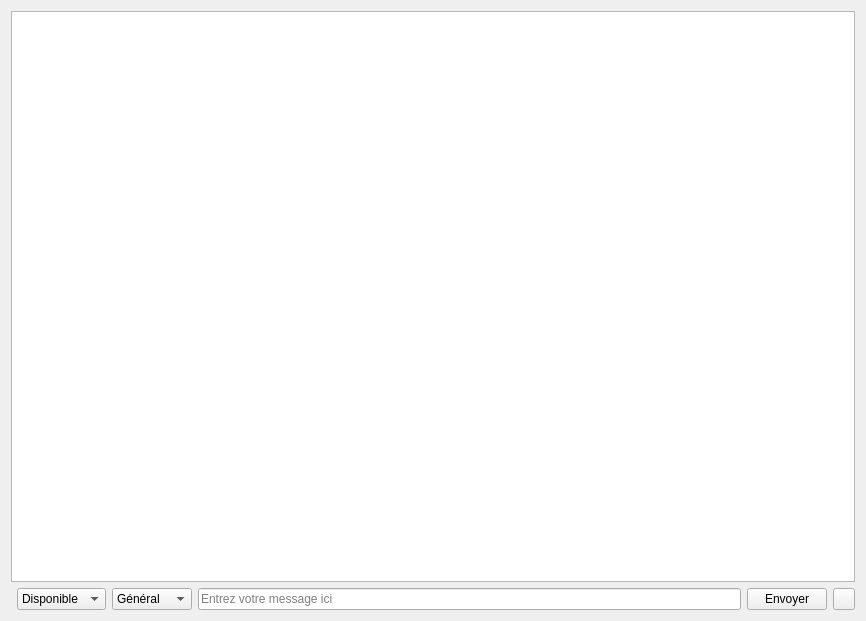
<?xml version="1.0" encoding="UTF-8"?>
<ui version="4.0">
 <class>DetailsConsole</class>
 <widget class="QWidget" name="DetailsConsole">
  <property name="geometry">
   <rect>
    <x>0</x>
    <y>0</y>
    <width>866</width>
    <height>621</height>
   </rect>
  </property>
  <property name="sizePolicy">
   <sizepolicy hsizetype="Expanding" vsizetype="Expanding">
    <horstretch>0</horstretch>
    <verstretch>0</verstretch>
   </sizepolicy>
  </property>
  <property name="windowTitle">
   <string>Console</string>
  </property>
  <layout class="QGridLayout" name="gridLayout">
   <item row="2" column="2">
    <widget class="QComboBox" name="comboBoxChannel">
     <property name="minimumSize">
      <size>
       <width>80</width>
       <height>0</height>
      </size>
     </property>
     <item>
      <property name="text">
       <string>Général</string>
      </property>
     </item>
     <item>
      <property name="text">
       <string>Guilde</string>
      </property>
     </item>
     <item>
      <property name="text">
       <string>Groupe</string>
      </property>
     </item>
     <item>
      <property name="text">
       <string>Alliance</string>
      </property>
     </item>
     <item>
      <property name="text">
       <string>Équipe</string>
      </property>
     </item>
    </widget>
   </item>
   <item row="1" column="0" colspan="6">
    <widget class="QTextEdit" name="textEdit">
     <property name="minimumSize">
      <size>
       <width>200</width>
       <height>150</height>
      </size>
     </property>
     <property name="readOnly">
      <bool>true</bool>
     </property>
    </widget>
   </item>
   <item row="2" column="5">
    <widget class="QPushButton" name="pushButtonEmote">
     <property name="maximumSize">
      <size>
       <width>22</width>
       <height>22</height>
      </size>
     </property>
     <property name="toolTip">
      <string>Smileys</string>
     </property>
     <property name="icon">
      <iconset resource="../../resources/icons.qrc">
       <normaloff>:/icons/icons/smile.png</normaloff>:/icons/icons/smile.png</iconset>
     </property>
     <property name="iconSize">
      <size>
       <width>16</width>
       <height>16</height>
      </size>
     </property>
    </widget>
   </item>
   <item row="2" column="3">
    <widget class="QLineEdit" name="lineEditChatMessage">
     <property name="minimumSize">
      <size>
       <width>100</width>
       <height>0</height>
      </size>
     </property>
     <property name="toolTip">
      <string>Entrez votre message ici</string>
     </property>
     <property name="placeholderText">
      <string>Entrez votre message ici</string>
     </property>
     <property name="clearButtonEnabled">
      <bool>true</bool>
     </property>
    </widget>
   </item>
   <item row="2" column="1">
    <widget class="QComboBox" name="comboBoxStatus">
     <property name="minimumSize">
      <size>
       <width>80</width>
       <height>0</height>
      </size>
     </property>
     <property name="toolTip">
      <string>Statut du personnage</string>
     </property>
     <property name="currentText">
      <string>Disponible</string>
     </property>
     <item>
      <property name="text">
       <string>Disponible</string>
      </property>
     </item>
     <item>
      <property name="text">
       <string>Absent</string>
      </property>
     </item>
     <item>
      <property name="text">
       <string>Privé</string>
      </property>
     </item>
     <item>
      <property name="text">
       <string>Solo</string>
      </property>
     </item>
    </widget>
   </item>
   <item row="2" column="4">
    <widget class="QPushButton" name="pushButtonSendMessage">
     <property name="minimumSize">
      <size>
       <width>0</width>
       <height>0</height>
      </size>
     </property>
     <property name="maximumSize">
      <size>
       <width>16777215</width>
       <height>22</height>
      </size>
     </property>
     <property name="toolTip">
      <string>Envoyer le message dans le chat du jeu</string>
     </property>
     <property name="text">
      <string>Envoyer</string>
     </property>
    </widget>
   </item>
  </layout>
 </widget>
 <resources>
  <include location="../../resources/icons.qrc"/>
 </resources>
 <connections/>
</ui>
